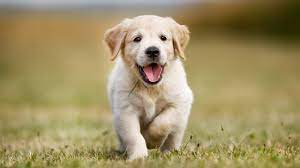
#> input picture Week4/images/dog.jfif, 300 x 168 px
$ jupyter execute 'Week 4 Exercises.ipynb'
#> lines starting #> are read from the running program, lines starting #| are printed output that depends on the picture; after the words box and inside, x2 and y2 are one past the last pixel; in counts of white or black regions, pixels touching at a corner belong together
# Weekly Exercises
1. Create a **random noise color and grayscale** image. You can set your own width and height, but keep the total number of pixels of both images identical.

[cell 1]
import cv2 as cv
import numpy as np
from utils import display_images

width = 300
height = 200

color_image = np.random.randint(0, 256, (height, width, 3), dtype=np.uint8)

gray_image = cv.cvtColor(color_image, cv.COLOR_BGR2GRAY)

display_images([color_image,gray_image],('Random Noise Color Image', 'Grayscale Image'))
#> (this line was passed over: utils is not available in this run)
#> further down, img is the input picture: shape (168, 300, 3); mean B, G, R 101.4, 145.2, 160.5

cv.waitKey(0)
cv.destroyAllWindows()

2. Convert the code chunk found under section <a href="#Section1">Divide an image into smaller patches using cropping</a> into a function with the following signature:
```python
crop_grid(img, num_horizontal_grid, num_vertical_grid, line_color)
 # img is the source image
 # num_horizontal_grid and num_vertical_grid are the number of patches along x and y axes.
 # line_color is the color of the grid line.
 # The output of the function should be image with grids
```

[cell 2]
def crop_grid(img, num_horizontal_grid, num_vertical_grid, line_color=(0, 255, 0)):
    """
    Function to divide an image into smaller patches using cropping and draw a grid over it.

    Parameters:
    ---
    img: ndarray
        Source image.
    num_horizontal_grid: int
        Number of patches along the x-axis.
    num_vertical_grid: int
        Number of patches along the y-axis.
    line_color: tuple
        Color of the grid lines in BGR format (default is green).

    Returns:
    ---
    grid_img: ndarray
        Image with grid lines drawn on it.
    """
#> called with num_horizontal_grid = 4, num_vertical_grid = 3, line_color = (0, 0, 255)
    # Get the dimensions of the image
    height, width = img.shape[:2]
#> height = 168; width = 300

    # Calculate the size of each patch
    patch_width = width // num_horizontal_grid
#> patch_width = 75
    patch_height = height // num_vertical_grid
#> patch_height = 56

    grid_img = img.copy()

    # Horizontal lines
    for i in range(1, num_vertical_grid):
        y = i * patch_height
        cv.line(grid_img, (0, y), (width, y), line_color, 1)
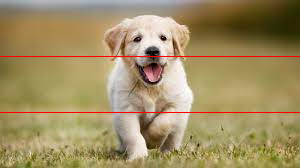
#> grid_img: shape (168, 300, 3); 1.19% of pixels changed, all inside (x1, y1, x2, y2) = (0, 56, 300, 113)

    # Vertical lines
    for i in range(1, num_horizontal_grid):
        x = i * patch_width
        cv.line(grid_img, (x, 0), (x, height), line_color, 1)
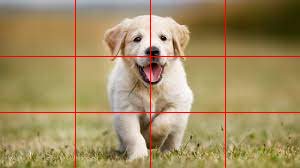
#> grid_img: shape (168, 300, 3); 0.99% of pixels changed, all inside (x1, y1, x2, y2) = (75, 0, 226, 168)

    return grid_img

[cell 3]
# Example usage:
img = cv.imread('images/dog.jfif')

num_horizontal_grid = 4
num_vertical_grid = 3
line_color = (0, 0, 255)

grid_image = crop_grid(img, num_horizontal_grid, num_vertical_grid, line_color)

cv.imshow('Image with Grid', grid_image)
cv.waitKey(0)
cv.destroyAllWindows()

3. How would you *change the brightness* of a **color image**? Suggest **two ways** to perform the image processing operations. Implement your methods by providing the example codes. You are free to choose any image.

[cell 4]
# Method 1: HSV color space
img = cv.imread('images/dog.jfif')

img_hsv = cv.cvtColor(img, cv.COLOR_BGR2HSV)
#> img_hsv: shape (168, 300, 3); mean H, S, V 25.4, 103.1, 160.7

# Split channels
h, s, v = cv.split(img_hsv)
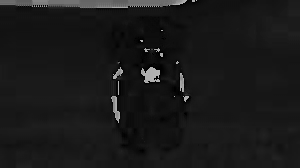
#> h: shape (168, 300); min 0, max 179, mean 25.4
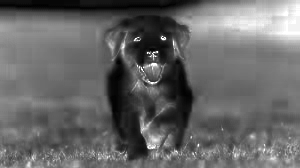
#> s: shape (168, 300); min 0, max 255, mean 103.1
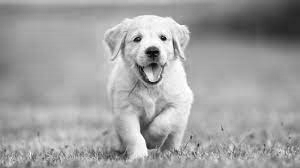
#> v: shape (168, 300); min 2, max 255, mean 160.7

# Set v value
v_new = np.ones_like(v) * 110
v_new = np.uint8(v_new)

# Merge channels
transform = cv.merge((h, s, v_new))
#> transform: shape (168, 300, 3); mean H, S, V 25.4, 103.1, 110

# Convert back to BGR
transform_bgr = cv.cvtColor(transform, cv.COLOR_HSV2BGR)
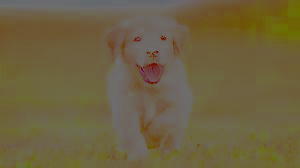
#> transform_bgr: shape (168, 300, 3); mean B, G, R 65.2, 98.2, 109.8

display_images([img, transform_bgr], ('Original', 'Value = 110'))
#> (this line was passed over: utils is not available in this run)

[cell 5]
# Method 2: Direct Pixel Manipulation
image = cv.imread('images/dog.jfif')

# Convert image to float32 to prevent overflow/underflow issues
image_float = image.astype(np.float32)

# Increase brightness by 50
brightness_value = 50

brightened_image = image_float + brightness_value

# Clip the values to be in the valid range [0, 255] and convert back to uint8
brightened_image = np.clip(brightened_image, 0, 255).astype(np.uint8)
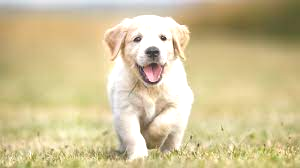
#> brightened_image: shape (168, 300, 3); mean B, G, R 150.8, 194.1, 208.4

# Display the images
display_images([img, brightened_image], ('Original', 'Brightened'))
#> (this line was passed over: utils is not available in this run)
cv.waitKey(0)
cv.destroyAllWindows()

4. Provide at least one common use cases for the following color spaces:
    - RGB
    - HSV
    - CIELAB

### RGB
- Digital Displays
- The RGB color space represents colors as a combination of red, green, and blue light. It is the most common color space used for digital images, displays, and cameras.

[cell 6]
# Load an image in RGB color space
image = cv.imread('images/dog.jfif')
cv.imshow('RGB Image', image)
cv.waitKey(0)
cv.destroyAllWindows()

### HSV
- Color-Based Image Segmentation and Object Detection
- HSV is often used in computer vision applications for color-based image segmentation.

[cell 7]
image = cv.imread('images/dog.jfif')
hsv_image = cv.cvtColor(image, cv.COLOR_BGR2HSV)

# Define range of blue color in HSV
lower_blue = np.array([110,50,50])
upper_blue = np.array([130,255,255])

# Threshold the HSV image to get only blue colors
mask = cv.inRange(hsv_image, lower_blue, upper_blue)
#> mask: shape (168, 300); every value is 0

# Bitwise-AND mask and original image
segmented_image = cv.bitwise_and(image, image, mask=mask)
#> segmented_image: shape (168, 300, 3); every value is 0

# Display results
cv.imshow('Original Image', image)
cv.imshow('Mask', mask)
cv.imshow('Segmented Image', segmented_image)
cv.waitKey(0)
cv.destroyAllWindows()

### CIELAB
- Color Correction and Color Difference Measurement
- CIELAB can be used to ensure that colors remain consistent under different lighting conditions and across different devices.
- It is also used for calculating the perceived difference between colors.

[cell 8]
image = cv.imread('images/dog.jfif')
lab_image = cv.cvtColor(image, cv.COLOR_BGR2LAB)
#> lab_image: shape (168, 300, 3); mean of channels 0, 1, 2 153.9, 127.5, 153.4

# Split the LAB image into L, A, and B channels
l, a, b = cv.split(lab_image)
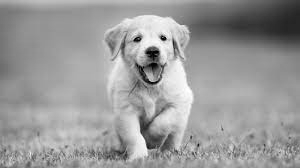
#> l: shape (168, 300); min 0, max 255, mean 153.9
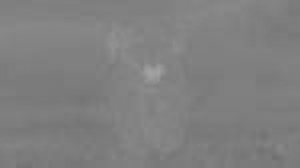
#> a: shape (168, 300); min 110, max 163, mean 127.5
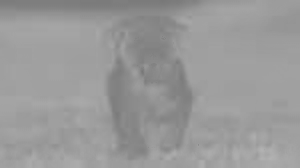
#> b: shape (168, 300); min 119, max 178, mean 153.4

# Display the channels
cv.imshow('L Channel', l) # l = Lightness Channel
cv.imshow('A Channel', a) # A = ranges from green to red
cv.imshow('B Channel', b) # B = ranges from blue to yellow.
cv.waitKey(0)
cv.destroyAllWindows()
